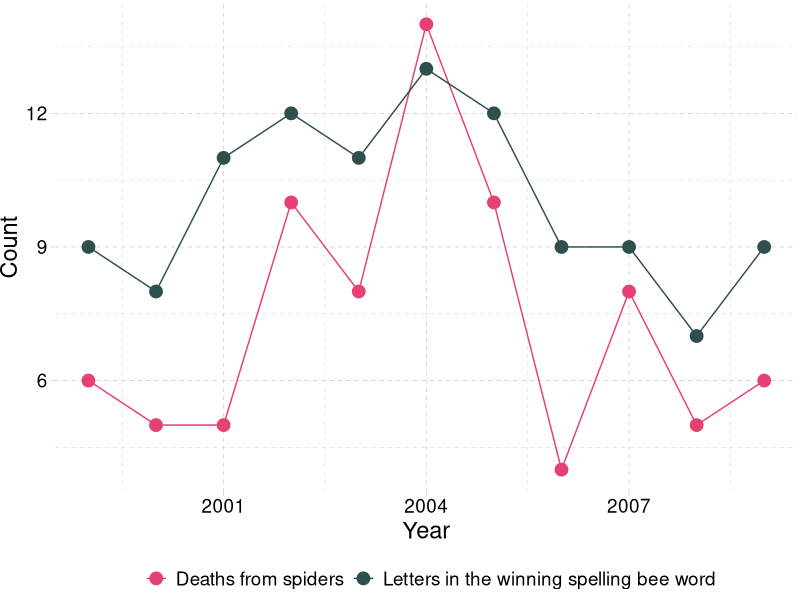

Recreate this plot in R.
## ---- chunk 1
#| label: setup
#| include: false

options(htmltools.dir.version = FALSE)
library(ggplot2)
library(ggthemes)
red_pink = "#e64173"
## ---- chunk 2
#| label: spurious
#| echo: false
#| fig-align: center
#| fig-width: 10.5
#| fig-height: 7

tmp <- data.frame(
  year = 1999:2009,
  count = c(
    9, 8, 11, 12, 11, 13, 12, 9, 9, 7, 9,
    6, 5, 5, 10, 8, 14, 10, 4, 8, 5, 6
  ),
  type = rep(c("letters", "deaths"), each = 11)
)
ggplot(data = tmp, aes(x = year, y = count, color = type)) +
  geom_path() +
  geom_point(size = 4) +
  xlab("Year") +
  ylab("Count") +
  scale_color_manual(
    "",
    labels = c("Deaths from spiders", "Letters in the winning spelling bee word"),
    values = c(red_pink, "darkslategray")
  ) +
  theme_pander(base_size = 17) +
  theme(legend.position = "bottom")
